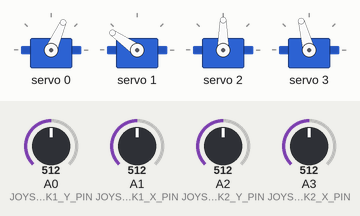
Recording of a sketch running on a simulated Arduino Uno, built with avr-gcc and run on an emulated ATmega328P. Shown: 4 × servo. Inputs (shaded band) come from the test bench; at power-on: A0 (JOYSTICK1_Y_PIN) = 512, A1 (JOYSTICK1_X_PIN) = 512, A2 (JOYSTICK2_Y_PIN) = 512, A3 (JOYSTICK2_X_PIN) = 512.

Above: at 1.2 s.
1.3 s: A0 (JOYSTICK1_Y_PIN) set to 543
At 3.65 s:
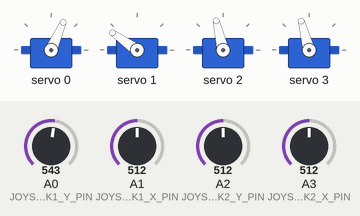
4.3 s: A1 (JOYSTICK1_X_PIN) set to 557
At 5.64 s:
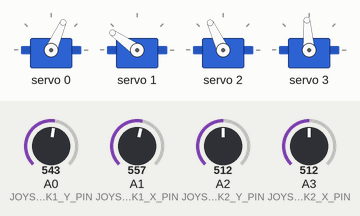
7.3 s: A2 (JOYSTICK2_Y_PIN) set to 610
At 10.24 s:
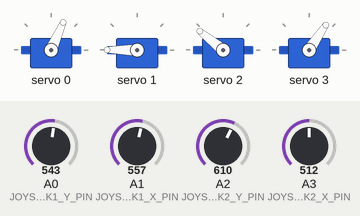
10.3 s: A3 (JOYSTICK2_X_PIN) set to 610
At 11.1 s:
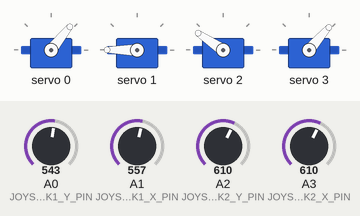
13.3 s: A0 (JOYSTICK1_Y_PIN) set to 610
16.3 s: A1 (JOYSTICK1_X_PIN) set to 498
17.8 s: A1 (JOYSTICK1_X_PIN) set to 472
At 18.1 s:
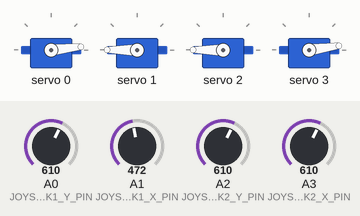
Timing chart, 0 to 23.9 s (numbered marks = the images above; inputs shaded):
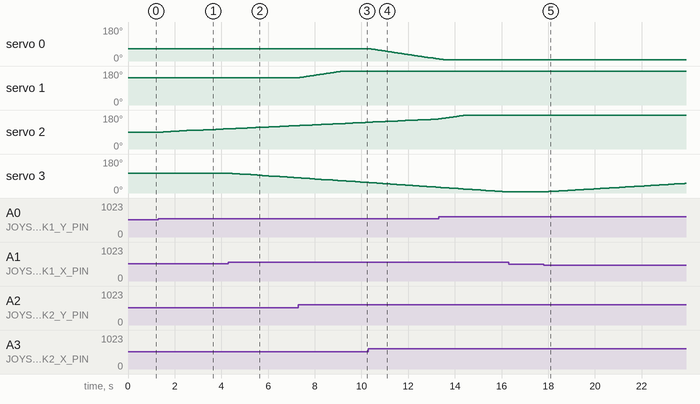

Measured:
- the behaviour switches between 542 and 543 on A0 (JOYSTICK1_Y_PIN) (found by bisection; images 0 and 1)
- the behaviour switches between 542 and 543 on A1 (JOYSTICK1_X_PIN) (found by bisection; images 1 and 2)
- the behaviour switches between 482 and 481 on A1 (JOYSTICK1_X_PIN) (found by bisection; images 4 and 5)
- after the input at 1.3 s, servo 2: moves from 90° to 107° over 2.7 s, starting after 0.21 s
- after the input at 4.3 s, servo 3: moves from 105° to 81° over 2.8 s, starting after 0.05 s
- after the input at 7.3 s, servo 1: moves from 145° to 180° over 1.8 s, starting after 0.06 s
- after the input at 10.3 s, servo 0: moves from 66° to 11° over 3.0 s, starting at once
- after the input at 16.3 s, every drawn part: stays the same
- after the input at 17.8 s, servo 3: moves from 6° to 51° over 5.9 s, starting after 0.11 s

The sketch:

CodiceBraccio.ino
```cpp
#include <Adafruit_PWMServoDriver.h>

#define JOYSTICK1_X_PIN A1
#define JOYSTICK1_Y_PIN A0
#define JOYSTICK2_X_PIN A3
#define JOYSTICK2_Y_PIN A2
#define THRESHOLD 30
#define SERVO_MIN 150
#define SERVO_MAX 600

Adafruit_PWMServoDriver pwm = Adafruit_PWMServoDriver();

float positions[4] = {60, 140, 85, 100}; // RIGHT, TOP, BOTTOM, LEFT

void setup() {
  pwm.begin();
  pwm.setPWMFreq(60);
}

void loop() {
  moveServo(0, analogRead(JOYSTICK2_X_PIN), true);
  moveServo(1, analogRead(JOYSTICK2_Y_PIN), false);
  moveServo(2, analogRead(JOYSTICK1_Y_PIN), false);
  moveServo(3, analogRead(JOYSTICK1_X_PIN), true);
  delay(50);
}

void moveServo(int index, int value, bool reverse) {
  if (abs(value - 512) > THRESHOLD) {
    float delta = (float) (value - 512) / 100;
    if (reverse) {
      positions[index] -= delta;
    } else {
      positions[index] += delta;
    }
    positions[index] = constrain(positions[index], 0, 179);
  }

  int pulse = map(positions[index], 0, 179, SERVO_MIN, SERVO_MAX);
  pwm.setPWM(index, 0, pulse);
}
```
